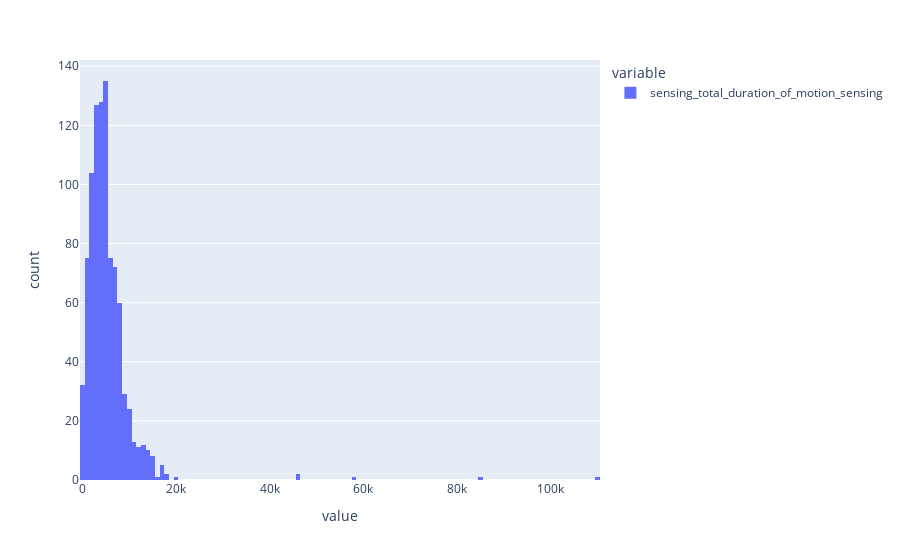

Notebook code for this chart:
### Code cell
px.histogram(df.sensing_total_duration_of_motion_sensing)

### Figure 1 — Plotly figure (JSON) as saved in the notebook; plotly's stock layout.template omitted (floating-point values rounded to 4 significant figures; data arrays with more than 128 entries replaced by an {"elided": "..."} marker saying what was removed)
{"data": [{"bingroup": "x", "hovertemplate": "variable=sensing_total_duration_of_motion_sensing<br>value=%{x}<br>count=%{y}<extra></extra>", "legendgroup": "sensing_total_duration_of_motion_sensing", "marker": {"color": "#636efa", "pattern": {"shape": ""}}, "name": "sensing_total_duration_of_motion_sensing", "orientation": "v", "showlegend": true, "type": "histogram", "x": {"elided": "929 float values"}, "xaxis": "x", "yaxis": "y"}], "layout": {"barmode": "relative", "legend": {"title": {"text": "variable"}, "tracegroupgap": 0}, "margin": {"t": 60}, "xaxis": {"anchor": "y", "domain": [0, 1], "title": {"text": "value"}}, "yaxis": {"anchor": "x", "domain": [0, 1], "title": {"text": "count"}}}}
